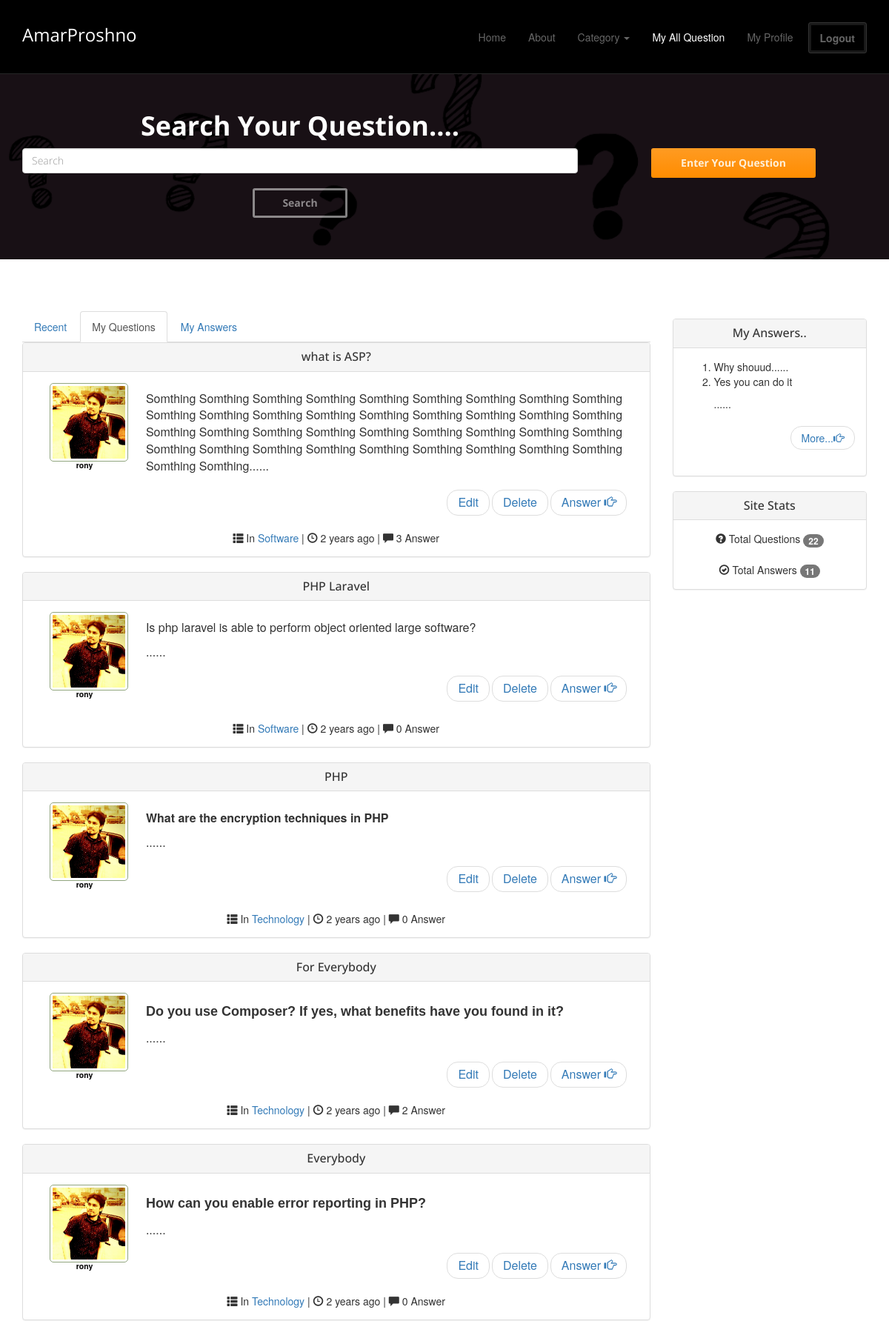
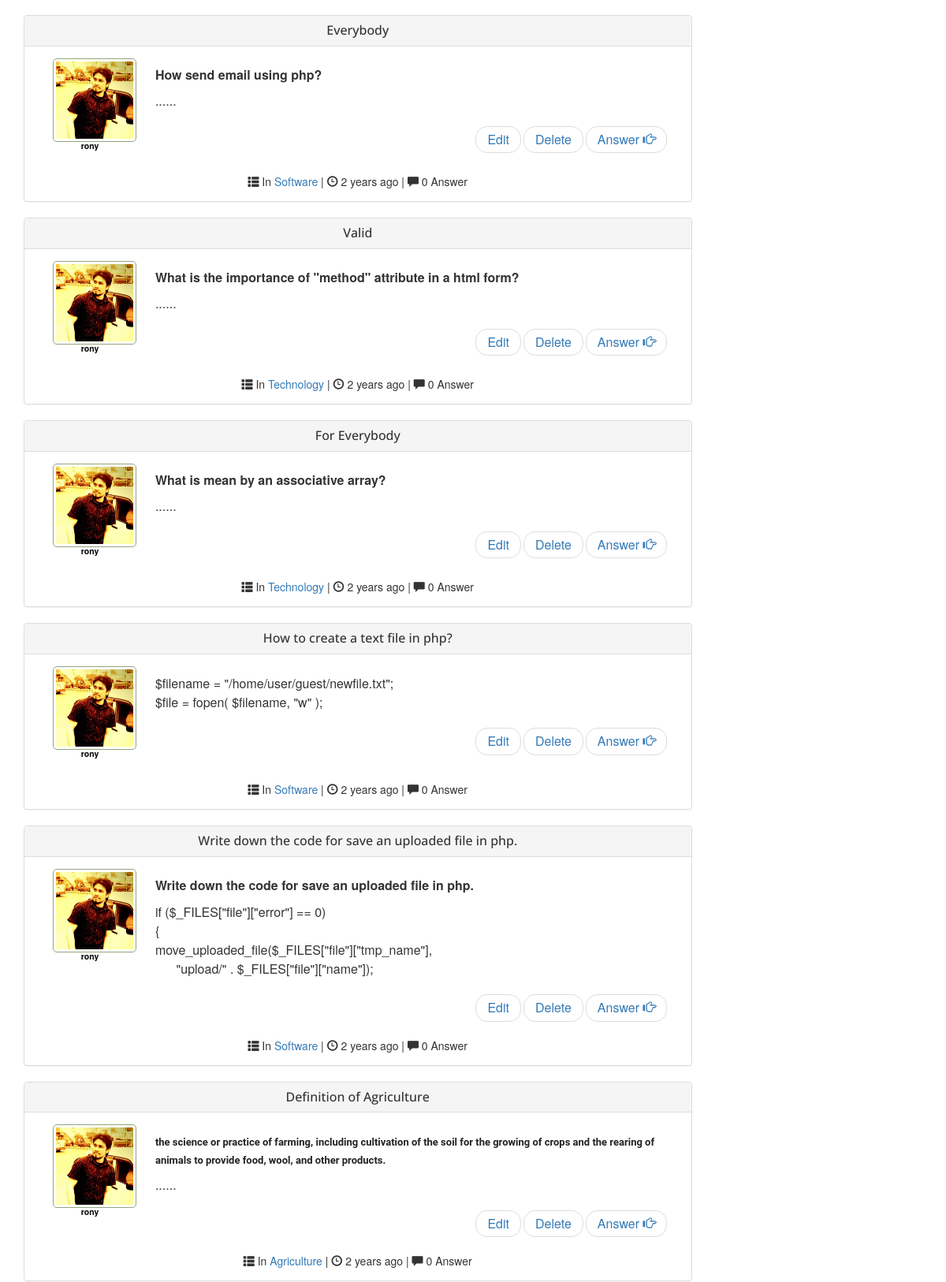
Page /view/my_all_question.php (signed in, upper part) on the committed database (2 pictures, top to bottom).
### tables this page shows
CREATE TABLE `question` (
  `id` int(11) NOT NULL,
  `cat_id` int(11) NOT NULL,
  `title` varchar(255) NOT NULL,
  `body` text NOT NULL,
  `username` varchar(60) DEFAULT NULL,
  `user_id` int(11) DEFAULT NULL,
  `date` timestamp NOT NULL DEFAULT current_timestamp(),
  `created_at` datetime NOT NULL DEFAULT current_timestamp(),
  `uapdated_at` datetime NOT NULL DEFAULT current_timestamp(),
  `deleted_at` timestamp NOT NULL DEFAULT current_timestamp()
);

CREATE TABLE `users` (
  `id` int(11) NOT NULL,
  `first_name` varchar(255) NOT NULL,
  `last_name` varchar(255) NOT NULL,
  `username` varchar(60) NOT NULL,
  `email` varchar(255) NOT NULL,
  `password` varchar(50) NOT NULL,
  `image` varchar(255) DEFAULT 'assets/uploads/default.png',
  `is_admin` tinyint(1) NOT NULL DEFAULT 0,
  `created_at` datetime NOT NULL DEFAULT current_timestamp(),
  `updated_at` datetime NOT NULL DEFAULT current_timestamp(),
  `deleted_at` datetime NOT NULL DEFAULT current_timestamp()
);

CREATE TABLE `category` (
  `id` int(11) NOT NULL,
  `name` varchar(255) NOT NULL,
  `created_at` timestamp NOT NULL DEFAULT current_timestamp(),
  `updated_at` timestamp NOT NULL DEFAULT current_timestamp(),
  `deleted_at` timestamp NOT NULL DEFAULT current_timestamp()
);

CREATE TABLE `answers` (
  `id` int(11) NOT NULL,
  `question_id` int(11) NOT NULL,
  `users_id` int(11) NOT NULL,
  `ans` text NOT NULL
);

### src/Session/Session.php (called while the page is built, shortened)
<?php
class Session{
    public static function get($key){
        if (isset($_SESSION[$key])){
            return $_SESSION[$key];
        }else{
            return false;
        }
    }
}
?>

### src/Question/Question.php (called while the page is built, shortened)
<?php
class Question{
    private $question = "question";
    private $category = "category";
    public function get_myAllQuestions($id=""){
        $sql = "SELECT * FROM $this->question WHERE user_id='$id' ORDER BY id DESC ";
        $stmt = Database::Prepare($sql);
        $stmt->execute();
        return $data =  $stmt->fetchAll();
    }
    public function getCategory(){
        $sql = "SELECT * FROM $this->category";
        $stmt = Database::Prepare($sql);
        $stmt->execute();
        return $data = $stmt->fetchAll();
    }
    public function textShorten($text, $limit= 350){
        $text = $text . " ";
        $text = substr($text, 0, $limit);
        $text = substr($text, 0, strrpos($text, ' ') );
        $text = $text . "......";
        return $text;
    }
}

### src/Database/Database.php (called while the page is built, shortened)
<?php
class Database
{
    private static $pdo;
    private static function connection(){
        if (!isset(self::$pdo)){
            try{
                self::$pdo = new PDO('mysql:host=localhost; dbname=amar_proshno', 'root','');
            }catch (PDOException $e){
                echo $e->getMessage();
            }
        }
        return self::$pdo;
    }
    public static function Prepare($sql){
        return self::connection()->prepare($sql);
    }
}

### src/Timer/Timer.php (called while the page is built, shortened)
<?php
class Timer{
    public function _ago($tm,$rcs = 0) {
        $cur_tm = time();
        $dif = $cur_tm-$tm;
        $pds = array('second','minute','hour','day','week','month','year','decade');
        $lngh = array(1,60,3600,86400,604800,2630880,31570560,315705600);
        for($v = sizeof($lngh)-1; ($v >= 0)&&(($no = $dif/$lngh[$v])<=1); $v--); if($v < 0) $v = 0; $_tm = $cur_tm-($dif%$lngh[$v]);
        $no = floor($no);
        if($no <> 1)
            $pds[$v] .='s';
        $x = sprintf("%d %s ",$no,$pds[$v]);
        return $x;
    }
}
?>

### src/Answers/Answers.php (called while the page is built, shortened)
<?php
class Answers
{
    public function getAllAnswers($qId = ""){
        $sql = "SELECT * FROM answers WHERE question_id='$qId' ORDER BY id ASC ";
        $stmt = Database::Prepare($sql);
        $stmt->execute();
        return $data =  $stmt->fetchAll();
    }
    public function get_myAll_answers($userId=""){
        $this->user_id = $userId;
        $id = $this->user_id;
        $sql = "SELECT * FROM answers WHERE users_id='$id'";
        $stmt = Database::Prepare($sql);
        $stmt->execute();
        return $data =  $stmt->fetchAll();
    }
}

### view/my_all_question.php (the view, shortened to what this page needs)
<?php
$question = new Question();
$answers = new Answers();
$timer = new Timer();
?>
<!DOCTYPE html>
<html lang="en">
<head>
    <link rel="stylesheet" href="assets/css/bootstrap.min.css">
    <link rel="stylesheet" href="assets/css/font-awesome.min.css">
    <link rel="stylesheet" href="assets/css/bootstrap-theme.css" media="screen" >
    <link rel="stylesheet" href="assets/css/main.css">
</head>
<body class="home">
<div class="navbar navbar-inverse navbar-fixed-top headroom" style="background-color: black" >
    <div class="container">
        <div class="row">
            <div class="col-md-12">
                <div class="navbar-header">
                    <a class="navbar-brand" href="../index.php">AmarProshno</a>
                </div>
                <div class="navbar-collapse collapse">
                    <ul class="nav navbar-nav pull-right">
                        <?php
                        $path = $_SERVER["SCRIPT_FILENAME"];
                        $CurreentPage = basename($path, '.php');
                        ?>
                        <li><a href="../index.php">Home</a></li>
                        <li><a href="about.php">About</a></li>
                        <li role="presentation" class="dropdown">
                            <a class="dropdown-toggle" data-toggle="dropdown" href="#" role="button" aria-haspopup="true" aria-expanded="false">
                                Category <span class="caret"></span>
                            </a>
                                <?php foreach ($question->getCategory() as $key => $value ){ ?>
                                    <li><a class="active" href="category.php?categoryId=<?php echo $value['id']; ?>"><?php echo $value['name']; ?></a></li>
                                <?php  }  ?>
                        </li>
                        <?php if (!isset($_SESSION["userid"]) || empty($_SESSION["userid"])){   ?>
                            <li><a class="btn btn-default" href="signin.php">Login / Sign Up</a></li>
                        <?php }else{?>
                            <li <?php if ($CurreentPage == 'my_all_question'){echo 'class="active"';} ?>
                            ><a href="my_all_question.php">My All Question</a></li>
                            <li><a href="profile.php">My Profile</a></li>
                            <li><a class="btn btn-default" href="?set=logout">Logout</a></li>
                        <?php } ?>
                    </ul>
                </div>
            </div>
        </div>
    </div>
</div>
<header id="head">
    <div class="container">
        <div class="row height">
            <h1 class="text-center col-md-8"><b>Search Your Question....</b></h1>
            <div class="form-group col-md-8">
                <form action="search.php" method="post" role="search">
                    <input type="search" name="search" class="form-control" placeholder="Search"><br>
                    <button class="btn btn-default" type="submit">Search</button>
                </form>
            </div>
            <div class="col-md-4">
                <a href="my_question.php"><button class="btn
                    btn-action" type="submit">Enter Your Question</button></a>
            </div>
        </div>
    </div>
</header>
<br><br>
<div class="container">
    <div class="row">
        <div class="col-lg-9 col-md-9 col-sm-8 col-xs-12">
            <ul class="nav nav-tabs">
                <?php
                $path = $_SERVER["SCRIPT_FILENAME"];
                $CurreentPage = basename($path, '.php');
                ?>
                <li role="presentation" <?php if ($CurreentPage == 'index'){echo 'class="active"';} ?>
                ><a href="../index.php">Recent</a></li>
                <?php if (Session::get("userid")){ ?>
                    <li role="presentation" <?php if ($CurreentPage == 'my_all_question'){echo 'class="active"';} ?>><a href="my_all_question.php">My Questions</a></li>
                    <li role="presentation"><a href="my_all_Answers.php">My Answers</a></li>
                <?php  } ?>
            </ul>
                <?php
                    foreach ($question->get_myAllQuestions(Session::get('userid')) as $key => $value){
                ?>
                <div class="panel panel-default">
                    <div class="panel-heading">
                        <h2 class="panel-title text-center">
                            <?php echo $value['title'];?>
                        </h2>
                    </div>
                    <div class="panel-body">
                        <div class="col-lg-2 col-md-2 col-sm-3 col-xs-4">
                            <?php
                            $id = Session::get('userid');
                            $query = "SELECT * FROM users WHERE id= '$id'";
                            $stmt = Database::Prepare($query);
                            $stmt->execute();
                            $data =  $stmt->fetchAll();
                            foreach ($data as $userDetails){
                            ?>
                            <label class="label">
                                <a style="color: #000000;" href="view_profile.php?userProfile=<?php echo $userDetails['id'];?>">
                                    <img style="border: solid 1px #91A67F; padding: 3px; border-radius: 5px;"
                                         src="<?php echo $userDetails['image'];?>">
                                    <p><?php echo $userDetails['username'];?></p>
                                </a>
                            </label>
                            <?php } ?>
                        </div>
                        <div class="col-lg-10 col-md-10 col-sm-9 col-xs-12">
                            <span style="font-size: 16px;">
                                <p><?php echo $question->textShorten($value['body']); ?></p>
                                <nav aria-label="...">
                                    <ul class="pager">
                                        <li class="next"><a style="margin-left: 3px;" href="details.php?detailId=<?php echo $value['id']; ?>">Answer <span class="glyphicon  glyphicon-hand-right"  aria-hidden="true"></span></a></li>
                                        <li class="next"><a onclick="return confirm('are you sure to delete?');"
                                                            style="margin-left:3px;" href="delete.php?deleteid=<?php echo $value['id'];?>
                                                            ">Delete</a></li>
                                        <li class="next"><a style="margin-left: 3px;" href="edit.php?editid=<?php echo $value['id'];?>">Edit</a></li>
                                    </ul>
                                </nav>
                            </span>
                        </div>
                        <div class="text-center col-lg-12 col-md-12 col-sm-12 col-xs-12">
                            <?php
                            $id = $value["cat_id"];
                            $query = "SELECT * FROM category WHERE id= '$id'";
                            $stmt = Database::Prepare($query);
                            $stmt->execute();
                            $data =  $stmt->fetchAll();
                            foreach ($data as $catName){
                                ?>
                                <span class="glyphicon  glyphicon-th-list"></span> In <a href="category.php?categoryId=<?php echo $catName['id'];?>"><?php echo $catName['name'];?></a>
                            <?php } ?>
                            | <span class="glyphicon  glyphicon-time"></span>
                            <?php
                            $time = $value["created_at"];
                            $time = strtotime("$time");
                            echo $timer->_ago($time);
                            ?>
                            ago
                            <?php
                            $i=0;
                            foreach ($answers->getAllAnswers($value["id"]) as  $value) {
                                $i++;
                            }
                            ?>
                            | <span class="glyphicon glyphicon-comment"></span> <?php echo " " . $i; ?> Answer
                        </div>
                    </div>
                </div>
            <?php } ?>
        </div>
        <br><br>
        <div class="col-lg-3 col-md-3 col-sm-4 col-xs-12">
            <div class="panel panel-default">
                <div class="panel-heading">
                    <h2 class="panel-title text-center"><a href="my_all_Answers.php">My Answers..</a></h2>
                </div>
                <div class="panel-body">
                    <ol>
                        <?php
                        $num = 0;
                        foreach ($answers->get_myAll_answers(Session::get('userid')) as $key => $value){
                            $num++;
                            if ($num == 3){
                                break;
                            }
                            ?>
                            <li><?php echo $question->textShorten($value["ans"]); ?></li>
                        <?php } ?>
                    </ol>
                    <ul class="pager">
                        <li class="next">
                            <?php
                            if ($num > 2){
                                ?>
                                <a href="my_all_Answers.php">More...<span class="glyphicon  glyphicon-hand-right"
                                                                               aria-hidden="true"></span></a>
                            <?php }elseif ($num == 0){
                                echo "<h5>You dont have any answer.</h5>";
                            } ?>
                        </li>
                    </ul>
                </div>
            </div>
            <div class="panel panel-default">
                <div class="panel-heading">
                    <h2 class="panel-title text-center">Site Stats</h2>
                </div>
                <?php
                $i = 0;
                foreach ($question->getAllQuestions() as $key => $value){
                    $i++;
                }
                ?>
                <?php
                $a = 0;
                foreach ($answers->getTotal_of_Answers() as $key => $value){
                    $a++;
                }
                ?>
                <div class="panel-body text-center">
                    <span class="glyphicon  glyphicon-question-sign"></span> Total Questions <span class="badge"><?php echo $i; ?></span><br><br>
                    <span class="glyphicon  glyphicon-ok-circle"></span> Total Answers <span class="badge"><?php echo $a; ?></span>
                </div>
            </div>
        </div>
    </div>
</div>
</body>
</html>

### view/assets/css/main.css (style rules this page uses)
#head { background:#181015 url( ../images/question-marks.png) no-repeat; background-size: cover; min-height:350px; text-align: center; padding-top:100px; color:white; font-family:"Open sans", Helvetica, Arial; font-weight:300; }
.height { margin-top: 20px; }
#head .btn { margin-bottom:10px; }
#head .btn-default { text-shadow: none; background:transparent; color:rgba(255,255,255,.5); -webkit-box-shadow:inset 0px 0px 0px 3px rgba(255,255,255,.5); -moz-box-shadow:inset 0px 0px 0px 3px rgba(255,255,255,.5); box-shadow:inset 0px 0px 0px 3px rgba(255,255,255,.5); background: transparent; }
.headroom { -webkit-transition: all 0.4s ease-out; -moz-transition: all 0.4s ease-out; -o-transition: all 0.4s ease-out; transition: all 0.4s ease-out; }
h1, h2, h3, h4, h5, h6 { font-family:"Open sans", Helvetica, Arial; }
h1, .h1, h2, .h2, h3, .h3 { margin-top:30px; }
label { color: #777; }
img { max-width:100%; }

### rows in the picture
question: title "what is ASP?", body "Somthing Somthing Somthing Somthing Somthing Somthing Somthing Somthing Somthing Somthing Somthing Somthing Somthing Somthing Somthing Somthing Somthing Somthing Somthing Somthing Somthing Somthing Somthing Somthing Somthing Somthing Somthing Somthing Somthing Somthing Somthing Somthing Somthing Somthing Somthing Somthing Somthing Somthing......", created_at "2 years", i "3"
users: image (picture), username "rony"
category: name "Software"
question: title "PHP Laravel", body "Is php laravel is able to perform object oriented large software? ......", created_at "2 years", i "0"
question: title "PHP", body "What are the encryption techniques in PHP ......", created_at "2 years", i "0"
category: name "Technology"
question: title "For Everybody", body "Do you use Composer? If yes, what benefits have you found in it? ......", created_at "2 years", i "2"
question: title "Everybody", body "How can you enable error reporting in PHP? ......", created_at "2 years", i "0"
question: title "Everybody", body "How send email using php? ......", created_at "2 years", i "0"
question: title "Valid", body "What is the importance of \"method\" attribute in a html form? ......", created_at "2 years", i "0"
question: title "For Everybody", body "What is mean by an associative array? ......", created_at "2 years", i "0"
question: title "How to create a text file in php?", body "$filename = \"/home/user/guest/newfile.txt\"; $file = fopen( $filename, \"w\" );", created_at "2 years", i "0"
question: title "Write down the code for save an uploaded file in php.", body "Write down the code for save an uploaded file in php. if ($_FILES[\"file\"][\"error\"] == 0) { move_uploaded_file($_FILES[\"file\"][\"tmp_name\"], \"upload/\" . $_FILES[\"file\"][\"name\"]);", created_at "2 years", i "0"
question: title "Definition of Agriculture", body "the science or practice of farming, including cultivation of the soil for the growing of crops and the rearing of animals to provide food, wool, and other products. ......", created_at "2 years", i "0"
category: name "Agriculture"
answers: ans "Why shouud......"
answers: ans "Yes you can do it ......"

### other values in the picture
$i "22"
$a "11"
